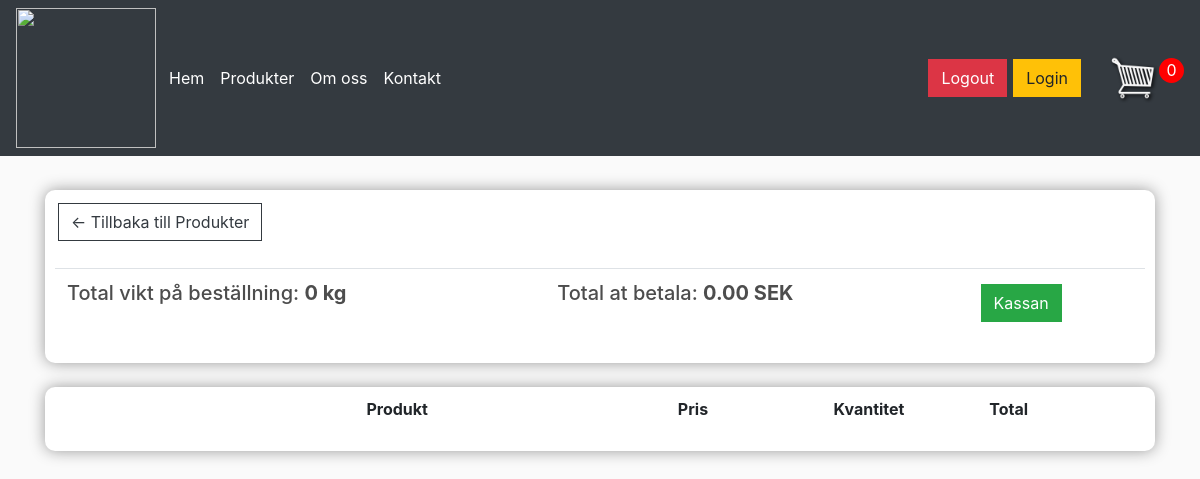
The page /cart/ (signed in) on the database as committed earlier.
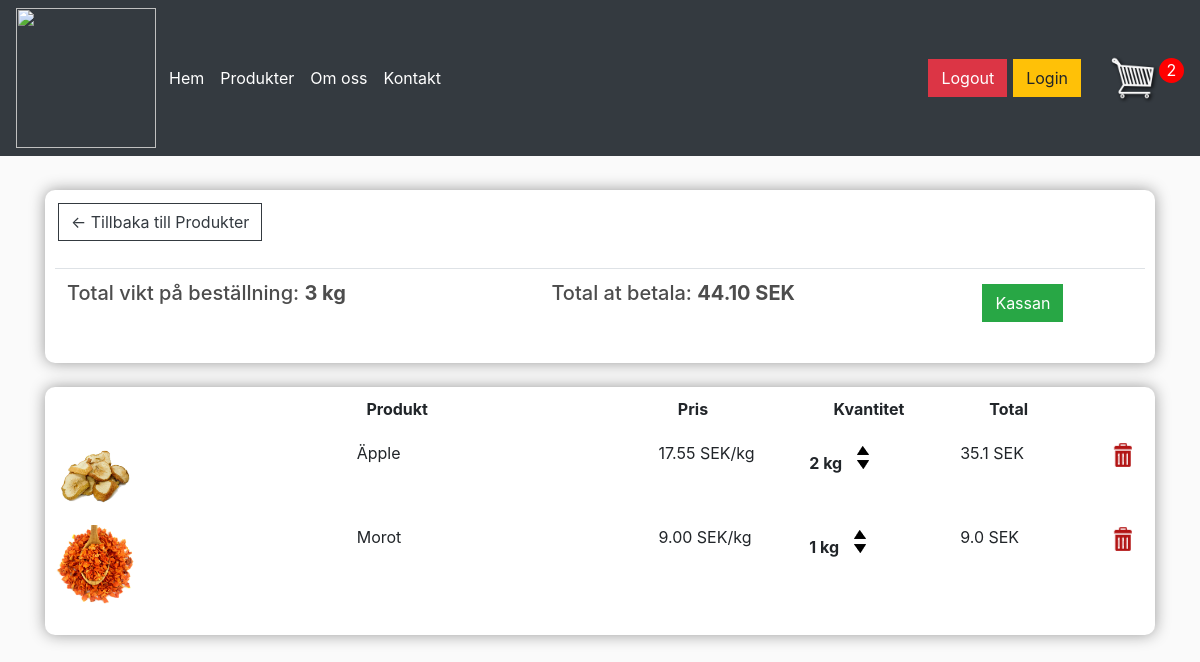
The same page on the database as committed later.
### store/models.py (models this page shows, shortened)
class Order(models.Model):
    customer = models.ForeignKey(Customer, on_delete=models.SET_NULL, blank=True, null=True)
    date_ordered = models.DateTimeField(auto_now_add=True)
    complete = models.BooleanField(default=False, null=True, blank=False)
    transaction_id = models.CharField(max_length=255, null=True)
    @property
    def get_cart_total(self):
        orderitems = self.orderitem_set.all()
        total = sum([item.get_total for item in orderitems])
        return total
    @property
    def get_cart_items(self):
        orderitems = self.orderitem_set.all()
        total = sum([item.quantity for item in orderitems])
        return total
    def get_cart_items_number(self):
        orderitems = self.orderitem_set.all()
        total = orderitems.count()
        return total

class OrderItem(models.Model):
    product = models.ForeignKey(Product, on_delete=models.SET_NULL, blank=True, null=True)
    order = models.ForeignKey(Order, on_delete=models.SET_NULL, blank=True, null=True)
    quantity = models.IntegerField(default=0, null=True, blank=True)
    date_added = models.DateTimeField(auto_now_add=True)
    @property
    def get_total(self):
        total = self.product.price * self.quantity
        return total

class Product(models.Model):
    name = models.CharField(max_length=255, null=True)
    slug = models.SlugField(max_length=200, null=True)
    price = models.FloatField()
    description = models.CharField(max_length=1000, null=True)
    stock = models.FloatField(null=True)
    image = models.ImageField(null=True, blank=True)
    @property
    def image_url(self):
        try:
            url = self.image.url
        except:
            url = ''
        return url

### store/views.py (the view)
# urls.py: path('cart/', views.cart, name="cart"),
@login_required
def cart(request):
    if request.user.is_authenticated:
        user = request.user
        customer, created = Customer.objects.get_or_create(
            user=user,
            name=user.first_name,
            email=user.email,
        )
        order, created = Order.objects.get_or_create(customer=customer, complete=False)
        items = order.orderitem_set.all()
        cartItems = order.get_cart_items_number
    else:
        items = []
        print("Uzytkownik musi byc zalogowany, zeby zlozyc zamowienie!")
        order = {'get_cart_total':0, 'get_cart_items':0}
        cartItems = order['get_cart_items_number']
    context = {'items': items, 'order': order, 'cartItems': cartItems}
    return render(request, 'store/cart.html', context)

### store/templates/store/cart.html
{% extends 'store/main.html' %}
{% load static %}
{% block content %}
<div class="row">
    <div class="col-lg-12">
        <div class="box-element">
            <a class="btn btn-outline-dark" href="{% url 'store' %}">&#x2190; Tillbaka till Produkter </a>
            <br>
            <br>
            <table class="table">
                <tr>
                    <th>
                        <h5>Total vikt på beställning: <strong>{{order.get_cart_items}} kg</strong></h5>
                    </th>
                    <th>
                        <h5>Total at betala: <strong>{{order.get_cart_total|floatformat:2}} SEK</strong></h5>
                    </th>
                    <th>
                        <a style="float: right: margin: 5px" class="btn btn-success" href="{% url 'checkout' %}">Kassan</a>
                    </th>
                </tr>
            </table>
        </div>
        <br>
        <div class="box-element">
            <div class="cart-row">
                <div style="flex: 2"></div>
                <div style="flex: 2"><strong>Produkt</strong></div>
                <div style="flex: 1"><strong>Pris</strong></div>
                <div style="flex: 1"><strong>Kvantitet</strong></div>
                <div style="flex: 1"><strong>Total</strong></div>
            </div>
            {% for item in items %}
            <div class="cart-row">
					<div style="flex:2"><img class="row-image" src="{{item.product.image_url}}"></div>
					<div style="flex:2"><p>{{item.product.name}}</p></div>
					<div style="flex:1"><p>{{item.product.price|floatformat:2}} SEK/kg</p></div>
					<div style="flex:1">
						<p class="quantity">{{item.quantity}} kg</p>
						<div class="quantity">
							<img data-product="{{item.product.id}}" data-action="add" class="chg-quantity update-cart" src="{% static  'images/arrow-up.png' %}">
							<img data-product="{{item.product.id}}" data-action="remove" class="chg-quantity update-cart" src="{% static  'images/arrow-down.png' %}">
						</div>
					</div>
					<div style="flex:1"><p>{{item.get_total}} SEK</p></div>
                    <div class="quantity">
                        <img id="cart-delete" data-product="{{item.product.id}}" data-action="delete" class="cart-delete update-cart" src="{% static 'images/delete.png' %}"></img>
                    </div>
            </div>
            {% endfor %}
        </div>
    </div>
</div>
{% endblock %}

### store/templates/store/main.html (shortened to what this page needs)
<!DOCTYPE html>
{% load static %}
<html>
<head>
	<link rel="stylesheet" href="https://stackpath.bootstrapcdn.com/bootstrap/4.4.1/css/bootstrap.min.css">
	<link rel="stylesheet" type="text/css" href="{% static 'css/main.css' %}">
</head>
<body>
	<nav class="navbar navbar-expand-lg navbar-dark bg-dark">
		<a href="{% url 'store' %}">
	    		<img  id="logo" src="{% static 'images/Logo1.png' %}">
	    	</a>
	  <div class="collapse navbar-collapse" id="navbarSupportedContent">
	    <ul class="navbar-nav mr-auto">
	      <li class="nav-item active">
	        <a class="nav-link" href="{% url 'store' %}">Hem</a>
	      </li>
			<li class="nav-item active">
	        <a class="nav-link" href="{% url 'store' %}">Produkter</a>
	      </li>
			<li class="nav-item active">
	        <a class="nav-link" href="{% url 'store' %}">Om oss</a>
	      </li>
			<li class="nav-item active">
	        <a class="nav-link" href="{% url 'store' %}">Kontakt</a>
	      </li>
	    </ul>
	    <div class="form-inline my-5 my-lg-2">
			<a id="logout" href="{% url 'logout' %}" class="btn btn-danger">Logout</a>
	     	<a id="login" href="{% url 'login' %}" class="btn btn-warning">Login</a>
	     	<a href="{% url 'cart' %}">
	    		<img  id="cart-icon" src="{% static 'images/cart.png' %}">
	    	</a>
	    	<p id="cart-total">{{cartItems}}</p>
	    </div>
	  </div>
	</nav>
     <div class="container">
            <br>
            {% block content %}
            {% endblock content %}
         </div>
</body>
</html>

### static/css/main.css (style rules this page uses)
body { background-color: hsl(0, 0%, 98%); }
h1,h2,h3,h4,h5,h6 { color:hsl(0, 0%, 30%); }
.box-element { box-shadow:hsl(0, 0%, 60%) 0 0 15px; background-color: #fff; border-radius: 10px; padding: 10px; }
.bg-dark { background-color: red; }
#cart-icon { width:50px; display: inline-block; margin-left: 25px; transition: all .3s ease-in-out; }
#cart-total { display: block; text-align: center; color:#fff; background-color: red; width: 25px; height: 25px; border-radius: 50%; font-size: 16px; }
.col-lg-4, .col-lg-6, .col-lg-8, .col-lg-12 { margin-top: 10px; }
.btn { border-radius: 0; margin: 3px; }
.row-image { width: 80px; }
.cart-row { display: flex; align-items: flex-stretch; padding-bottom: 10px; margin-bottom: 10px; }
.quantity { display: inline-block; font-weight: 700; padding-right: 10px; }
.chg-quantity { width: 12px; cursor: pointer; display: block; margin-top: 5px; transition:.1s; }
.cart-delete { transition: all .2s ease-in-out; }
#logo { display: block; width: 140px; height: 140px; margin-right: 5px; }

Rows that differ between the two databases and show on the page:
removed Order: id "0", get_cart_items "0", get_cart_total "0.00"
added Order: id "2", get_cart_items "3", get_cart_total "44.10"
added OrderItem: product.image_url (picture), product.name "Äpple", product.price "17.55", quantity "2", get_total "35.1"
added OrderItem: product.image_url (picture), product.name "Morot", product.price "9.00", quantity "1", get_total "9.0"
